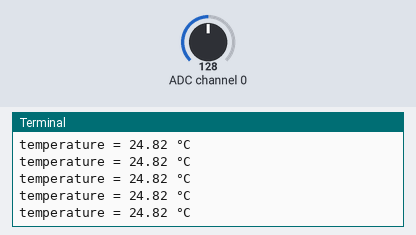
Bench run of a program on a simulated Raspberry Pi (header pin numbers). Shown: the last lines printed to the terminal. The inputs (shaded band) are chosen by the test bench; at power-on: ADC channel 0 = 128 (analog values on the 0–255 scale). Library files of the repository ran but are not shown: ADC0832.py.

Above: at 1.2 s.
1.3 s: ADC channel 0 set to 178
At 1.57 s:
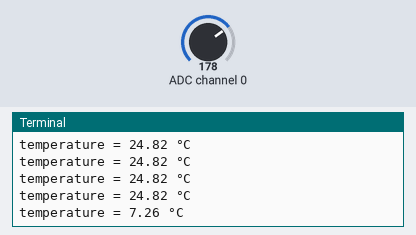
2.8 s: ADC channel 0 set to 224
At 2.97 s:
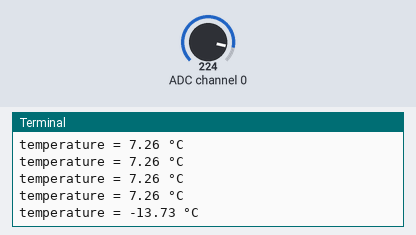
Timing chart, 0 to 5.8 s (numbered marks = the images above; inputs shaded):
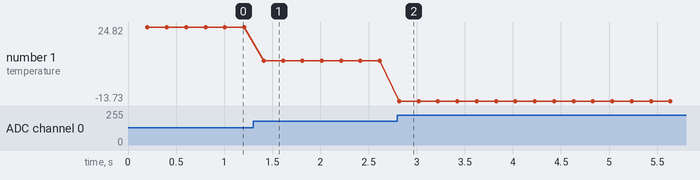

The program:

read_temperature.py
```python
#!/usr/bin/env python
import ADC0832
import time
import math


def init():
    ADC0832.setup()


def loop():
    while True:
        time.sleep(0.2)
        temp = get_temperature()
        print('temperature = %.2f °C' % temp)


def get_temperature():
    analog_val = ADC0832.get_result()
    voltage = 5 * float(analog_val) / 255
    rt = 10000 * voltage / (5 - voltage)
    temp = 1 / (((math.log(rt / 10000)) / 3950) + (1 / (273.15 + 25)))
    temp = temp - 273.15
    return temp


if __name__ == '__main__':
    init()
    try:
        loop()
    except KeyboardInterrupt:
        ADC0832.destroy()
        print('The end !')
```

Measured:
- after the input at 1.3 s, the terminal: prints a new line after 0.11 s (image 1)
- after the input at 2.8 s, the terminal: prints a new line at once (image 2)
- plotted number 1: 24.82 → 7.26 after the input at 1.3 s, 7.26 → -13.73 after the input at 2.8 s
